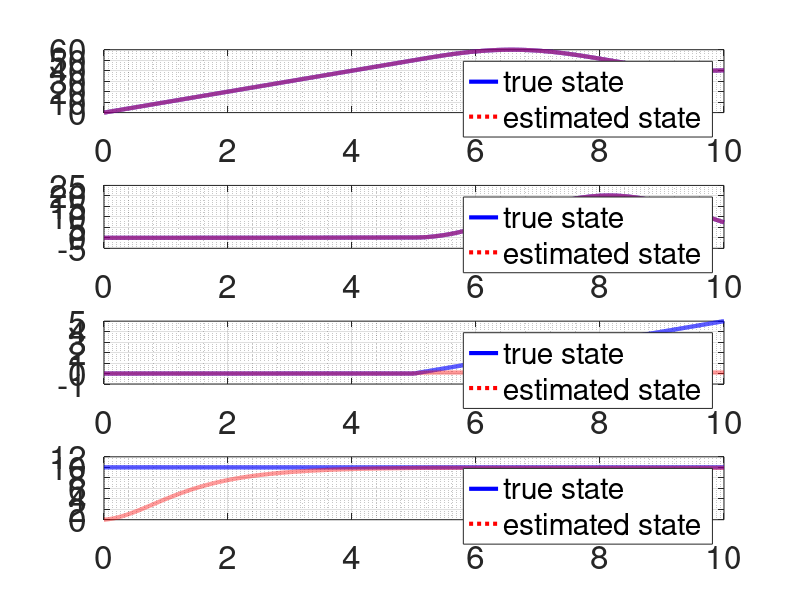
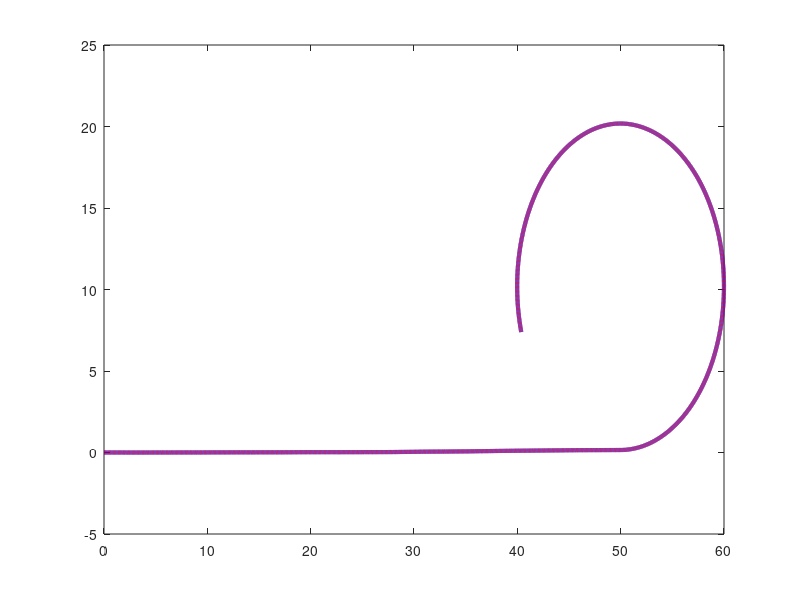

MATLAB code for these plots, in order:
% This is an example of Kalman Filter application velocity estimation

clear;
clc;

dt = 0.001;
tf = 10;

at    = 0;
lf    = 1;
delta = 0;

% system description
H = [1 0 0 0;
     0 1 0 0]; 

% error covariance matrix
Q = 0.01*eye(4);
R = 0.01*eye(2);

% initial data
x     = [0 0 0 10]';
xhat  = [0 0 0 0]';
Pplus = 1*eye(4);

% for plotting
xArray    = [];
xhatArray = [];

for i=1:tf/dt
    
    if i>5000
        delta = 0.1;
    end
    
    xArray    = [xArray x];
    xhatArray = [xhatArray xhat];

    % Simulate the system
    x = eye(4)*x + [x(4)*cos(x(3))*dt;x(4)*sin(x(3))*dt;(x(4)/lf)*delta*dt;at*dt] + sqrt(Q)*[randn randn randn randn]'*dt;
    y = H*x + sqrt(R)*[randn randn]'*dt;

    % Calculate the Jacobian
    F = [1 0 -x(4)*sin(x(3))*dt cos(x(3))*dt;
         0 1 x(4)*cos(x(3))*dt sin(x(3))*dt;
         0 0 1 (delta*dt)/lf;
         0 0 0 1];
    
    % Prediction
    xmin  = F*xhat;
    Pmin  = F*Pplus*F' + Q;
    % Update
    K     = Pmin*H'*inv(H*Pmin*H' + R);
    Pplus = (eye(4)-K*H)*Pmin;
    xhat  = xmin + K*(y-H*xmin);
end

figure(1)
subplot(4,1,1)
plot(dt:dt:tf,xArray(1,:),'-b','LineWidth',3)
hold on;
plot(dt:dt:tf,xhatArray(1,:),':r','LineWidth',3)
legend('true state','estimated state')
set(gca,'FontSize',24)
grid on;
grid minor;
subplot(4,1,2)
plot(dt:dt:tf,xArray(2,:),'-b','LineWidth',3)
hold on;
plot(dt:dt:tf,xhatArray(2,:),':r','LineWidth',3)
legend('true state','estimated state')
set(gca,'FontSize',24)
grid on;
grid minor;
subplot(4,1,3)
plot(dt:dt:tf,xArray(3,:),'-b','LineWidth',3)
hold on;
plot(dt:dt:tf,xhatArray(3,:),':r','LineWidth',3)
legend('true state','estimated state')
set(gca,'FontSize',24)
grid on;
grid minor;
subplot(4,1,4)
plot(dt:dt:tf,xArray(4,:),'-b','LineWidth',3)
hold on;
plot(dt:dt:tf,xhatArray(4,:),':r','LineWidth',3)
legend('true state','estimated state')
set(gca,'FontSize',24)
grid on;
grid minor;

figure(2)
plot(xArray(1,:),xArray(2,:),'-b','LineWidth',3)
hold on;
plot(xhatArray(1,:),xhatArray(2,:),':r','LineWidth',3)